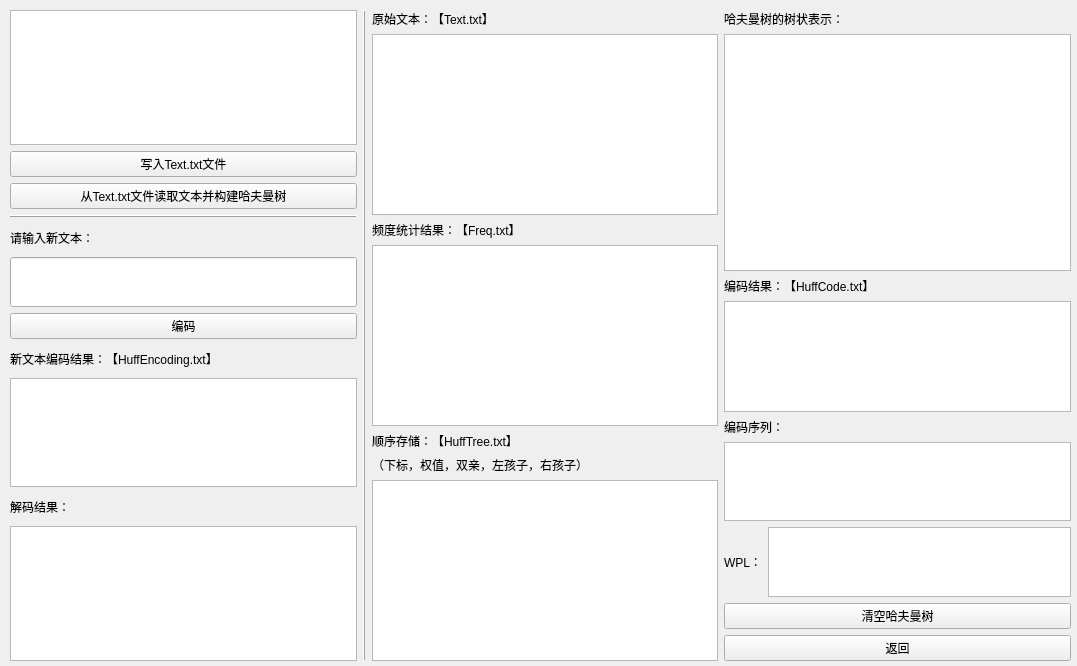
<?xml version="1.0" encoding="UTF-8"?>
<ui version="4.0">
 <class>HuffmanWindow</class>
 <widget class="QWidget" name="HuffmanWindow">
  <property name="geometry">
   <rect>
    <x>0</x>
    <y>0</y>
    <width>1077</width>
    <height>666</height>
   </rect>
  </property>
  <property name="sizePolicy">
   <sizepolicy hsizetype="Fixed" vsizetype="Preferred">
    <horstretch>0</horstretch>
    <verstretch>0</verstretch>
   </sizepolicy>
  </property>
  <property name="windowTitle">
   <string>HuffmanWindow</string>
  </property>
  <widget class="QWidget" name="horizontalLayoutWidget">
   <property name="geometry">
    <rect>
     <x>10</x>
     <y>10</y>
     <width>1061</width>
     <height>651</height>
    </rect>
   </property>
   <layout class="QHBoxLayout" name="horizontalLayout">
    <item>
     <layout class="QVBoxLayout" name="verticalLayout" stretch="5,2,2,0,1,4,2,1,4,1,5">
      <property name="sizeConstraint">
       <enum>QLayout::SetDefaultConstraint</enum>
      </property>
      <item>
       <widget class="QTextEdit" name="writeFile_textEdit"/>
      </item>
      <item>
       <widget class="QPushButton" name="writeFile_Button">
        <property name="text">
         <string>写入Text.txt文件</string>
        </property>
       </widget>
      </item>
      <item>
       <widget class="QPushButton" name="buileTree_Button">
        <property name="contextMenuPolicy">
         <enum>Qt::DefaultContextMenu</enum>
        </property>
        <property name="text">
         <string>从Text.txt文件读取文本并构建哈夫曼树</string>
        </property>
       </widget>
      </item>
      <item>
       <widget class="QFrame" name="frame">
        <property name="frameShape">
         <enum>QFrame::HLine</enum>
        </property>
        <property name="frameShadow">
         <enum>QFrame::Raised</enum>
        </property>
       </widget>
      </item>
      <item>
       <widget class="QLabel" name="label_7">
        <property name="sizePolicy">
         <sizepolicy hsizetype="Preferred" vsizetype="Fixed">
          <horstretch>0</horstretch>
          <verstretch>0</verstretch>
         </sizepolicy>
        </property>
        <property name="maximumSize">
         <size>
          <width>16777215</width>
          <height>30</height>
         </size>
        </property>
        <property name="contextMenuPolicy">
         <enum>Qt::NoContextMenu</enum>
        </property>
        <property name="text">
         <string>请输入新文本：</string>
        </property>
       </widget>
      </item>
      <item>
       <widget class="QLineEdit" name="getNewText_lineEdit">
        <property name="minimumSize">
         <size>
          <width>0</width>
          <height>50</height>
         </size>
        </property>
       </widget>
      </item>
      <item>
       <widget class="QPushButton" name="encodeButton">
        <property name="text">
         <string>编码</string>
        </property>
       </widget>
      </item>
      <item>
       <widget class="QLabel" name="label_8">
        <property name="maximumSize">
         <size>
          <width>16777215</width>
          <height>30</height>
         </size>
        </property>
        <property name="contextMenuPolicy">
         <enum>Qt::DefaultContextMenu</enum>
        </property>
        <property name="text">
         <string>新文本编码结果：【HuffEncoding.txt】</string>
        </property>
       </widget>
      </item>
      <item>
       <widget class="QTextBrowser" name="HuffEncoding_textBrowser">
        <property name="font">
         <font>
          <family>Lucida Sans Typewriter</family>
         </font>
        </property>
       </widget>
      </item>
      <item>
       <widget class="QLabel" name="label_10">
        <property name="text">
         <string>解码结果：</string>
        </property>
       </widget>
      </item>
      <item>
       <widget class="QTextBrowser" name="decode_textBrowser"/>
      </item>
     </layout>
    </item>
    <item>
     <widget class="QFrame" name="frame_2">
      <property name="frameShape">
       <enum>QFrame::VLine</enum>
      </property>
      <property name="frameShadow">
       <enum>QFrame::Raised</enum>
      </property>
     </widget>
    </item>
    <item>
     <layout class="QVBoxLayout" name="verticalLayout_3">
      <item>
       <widget class="QLabel" name="label">
        <property name="text">
         <string>原始文本：【Text.txt】</string>
        </property>
       </widget>
      </item>
      <item>
       <widget class="QTextBrowser" name="Text_textBrowser">
        <property name="font">
         <font>
          <family>Lucida Sans Typewriter</family>
         </font>
        </property>
       </widget>
      </item>
      <item>
       <widget class="QLabel" name="label_2">
        <property name="text">
         <string>频度统计结果：【Freq.txt】</string>
        </property>
       </widget>
      </item>
      <item>
       <widget class="QTextBrowser" name="Freq_textBrowser">
        <property name="font">
         <font>
          <family>Lucida Sans Typewriter</family>
         </font>
        </property>
       </widget>
      </item>
      <item>
       <widget class="QLabel" name="label_3">
        <property name="text">
         <string>顺序存储：【HuffTree.txt】</string>
        </property>
       </widget>
      </item>
      <item>
       <widget class="QLabel" name="label_9">
        <property name="text">
         <string>（下标，权值，双亲，左孩子，右孩子）</string>
        </property>
       </widget>
      </item>
      <item>
       <widget class="QTextBrowser" name="HuffTree_textBrowser">
        <property name="font">
         <font>
          <family>Lucida Sans Typewriter</family>
         </font>
        </property>
       </widget>
      </item>
     </layout>
    </item>
    <item>
     <layout class="QVBoxLayout" name="verticalLayout_2" stretch="1,15,1,7,1,5,1,2,2">
      <item>
       <widget class="QLabel" name="label_5">
        <property name="text">
         <string>哈夫曼树的树状表示：</string>
        </property>
       </widget>
      </item>
      <item>
       <widget class="QTextBrowser" name="printTree_textBrowser">
        <property name="font">
         <font>
          <family>Lucida Sans Typewriter</family>
         </font>
        </property>
       </widget>
      </item>
      <item>
       <widget class="QLabel" name="label_4">
        <property name="text">
         <string>编码结果：【HuffCode.txt】</string>
        </property>
       </widget>
      </item>
      <item>
       <widget class="QTextBrowser" name="HuffCode_textBrowser">
        <property name="font">
         <font>
          <family>Lucida Sans Typewriter</family>
         </font>
        </property>
       </widget>
      </item>
      <item>
       <widget class="QLabel" name="label_11">
        <property name="text">
         <string>编码序列：</string>
        </property>
       </widget>
      </item>
      <item>
       <widget class="QTextBrowser" name="CodedSequence_textBrowser">
        <property name="font">
         <font>
          <family>Lucida Sans Typewriter</family>
         </font>
        </property>
       </widget>
      </item>
      <item>
       <layout class="QHBoxLayout" name="horizontalLayout_2">
        <item>
         <widget class="QLabel" name="label_6">
          <property name="text">
           <string>WPL：</string>
          </property>
         </widget>
        </item>
        <item>
         <widget class="QTextBrowser" name="wpl_textBrowser">
          <property name="font">
           <font>
            <family>Lucida Sans Typewriter</family>
           </font>
          </property>
         </widget>
        </item>
       </layout>
      </item>
      <item>
       <widget class="QPushButton" name="clearButton">
        <property name="text">
         <string>清空哈夫曼树</string>
        </property>
       </widget>
      </item>
      <item>
       <widget class="QPushButton" name="returnButton">
        <property name="text">
         <string>返回</string>
        </property>
       </widget>
      </item>
     </layout>
    </item>
   </layout>
  </widget>
 </widget>
 <resources/>
 <connections/>
</ui>
